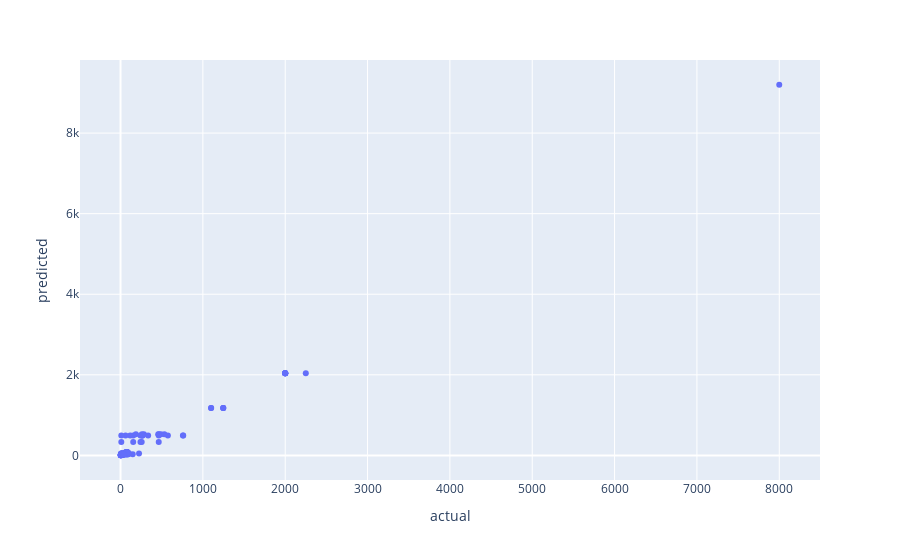

The notebook cell this image was saved under:
### Code cell
import plotly.express as px
fig = px.scatter(df_result, x="actual", y="predicted")
fig.show()

### Figure 1 — Plotly figure (JSON) as saved in the notebook; plotly's stock layout.template omitted (floating-point values rounded to 4 significant figures; data arrays with more than 128 entries replaced by an {"elided": "..."} marker saying what was removed)
{"data": [{"hovertemplate": "actual=%{x}<br>predicted=%{y}<extra></extra>", "legendgroup": "", "marker": {"color": "#636efa", "symbol": "circle"}, "mode": "markers", "name": "", "orientation": "v", "showlegend": false, "type": "scatter", "x": {"elided": "162 float values"}, "xaxis": "x", "y": {"elided": "162 float values"}, "yaxis": "y"}], "layout": {"legend": {"tracegroupgap": 0}, "margin": {"t": 60}, "xaxis": {"anchor": "y", "domain": [0, 1], "title": {"text": "actual"}}, "yaxis": {"anchor": "x", "domain": [0, 1], "title": {"text": "predicted"}}}}
